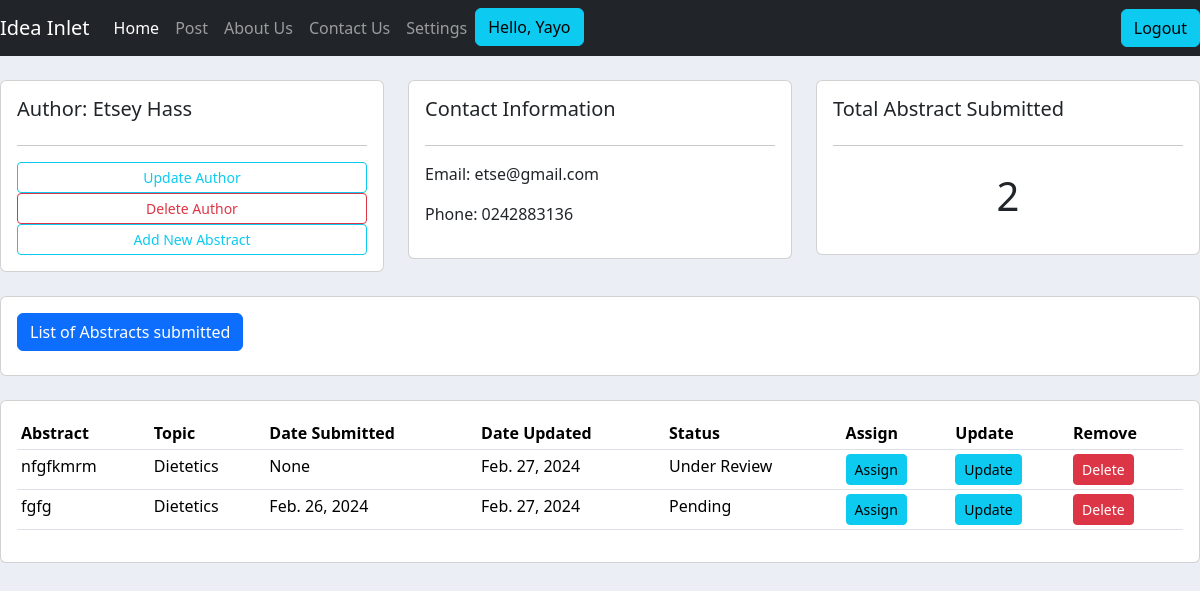
The page /author/1/ (signed in) on the database its author committed.
### abstract/models.py (models this page shows, shortened)
class Author(models.Model):
    TITLE = (
        ("Mr.", "Mr."),
        ("Mrs", "Mrs."),
        ("Dr.", "Dr."),
        ("Prof.", "Prof."),
    )
    GENDER = (
       ("Male", "Male"),
        ("Female", "Female"),
        ("Other", "Other"),
    )
    user = models.OneToOneField(User, null=True, on_delete=models.CASCADE)
    title = models.CharField(max_length=50, choices=TITLE)
    first_name = models.CharField(max_length=200, null=True)
    last_name = models.CharField(max_length=200, null=True)
    gender = models.CharField(max_length=50, choices=GENDER)
    phone = models.CharField(max_length=200, null=True)
    email = models.EmailField(max_length=200, null=True)
    profession = models.CharField(max_length=200, null=True)
    organization = models.CharField(max_length=200, null=True)
    address = models.CharField(max_length=300, null=True)
    bio = models.TextField(max_length=600, null=True, blank=True)
    date_created = models.DateTimeField(auto_now_add=True, null=True)

class Abstract(models.Model):
    STATUS = (
        ("Pending", "Pending"),
        ("Under Review", "Under Review"),
        ("Accepted", "Accepted"),
        ("Rejected.", "Rejected"),
    )
    title = models.CharField(max_length=200, null=True)
    abstract_body = models.TextField(max_length=600, null=True)
    keywords = models.CharField(max_length=300, null=True)
    author_name = models.CharField(max_length=200, null=True)
    author_email = models.EmailField(max_length=200, null=True)
    author_affiliation = models.CharField(max_length=200, null=True)
    presenter_name = models.CharField(max_length=200, null=True)
    presenter_email = models.EmailField(max_length=200, null=True)
    date_created = models.DateField(auto_now_add=True, null=True)
    date_updated = models.DateField(auto_now=True, null=True)
    upload = models.FileField(upload_to="uploads/%Y/%m/%d/", blank=True)
    status = models.CharField(max_length=50, choices=STATUS, default='Pending')
    topics = models.ManyToManyField(Topic)
    presentation_preference = models.ManyToManyField(Presentation_type)
    event = models.ForeignKey(Event, null=True, on_delete=models.SET_NULL)
    author = models.ForeignKey(Author, null=True, on_delete=models.SET_NULL)
    editors = models.ManyToManyField(Group, related_name='assigned_abstracts', blank=True)

class Topic(models.Model):
    topics = models.CharField(max_length=1000, null=True)

### abstract/decorators.py (the view)
        def wrapper_func(request, *args, **kwargs):
            group = None
            if request.user.groups.exists():
                group = request.user.groups.all()[0].name
            if group in allowed_roles:
                return  view_func(request, *args, **kwargs)
            else:
                return render(request, 'abstract/authorize.html')

### abstract/templates/abstract/author.html
{% extends 'abstract/main.html' %}
{% block content %}
<br>
<div class="row">
    <div class="col-md">
        <div class="card card-body">
            <h5>Author: {{author.first_name}} {{author.last_name}}</h5>
            <hr>
            <a class="btn btn-outline-info  btn-sm btn-block" href="">Update Author</a>
            <a class="btn btn-outline-danger  btn-sm btn-block" href="">Delete Author</a>
            <a class="btn btn-outline-info  btn-sm btn-block" href="{% url 'create_abstract' author.id %}">Add New Abstract</a>
        </div>
    </div>
    <div class="col-md">
        <div class="card card-body">
            <h5>Contact Information</h5>
            <hr>
            <p>Email: {{author.email}}</p>
            <p>Phone: {{author.phone}}</p>
        </div>
    </div>
    <div class="col-md">
        <div class="card card-body">
            <h5>Total Abstract Submitted</h5>
            <hr>
            <h1 style="text-align: center;padding: 10px">{{abstract_count}}</h1>
        </div>
    </div>
</div>
<br>
<div class="row">
    <div class="col">
        <div class="card card-body">
            <form method="get">
            <h2 class="btn btn-primary"> List of Abstracts submitted </h2>
          </form>
        </div>
    </div>
</div>
<br>
<div class="row">
    <div class="col-md">
        <div class="card card-body">
            <table class="table table-sm">
                <tr>
                    <th>Abstract</th>
                    <th>Topic</th>
                    <th>Date Submitted</th>
                    <th>Date Updated</th>
                    <th>Status</th>
                    <th>Assign</th>
                    <th>Update</th>
                    <th>Remove</th>
                </tr>
                {% for abstract in abstract_info %}
                    <tr>
                        <td>{{ abstract.title }}</td>
                        {% for topic in abstract.topics %}
                            <td>{{ topic }}</td>
                            {% endfor %}
                        <td>{{ abstract.date_created }}</td>
                        <td>{{ abstract.date_updated }}</td>
                        <td>{{ abstract.status }}</td>
                        <td><a class= "btn btn-sm btn-info" href="{% url 'assign_abstract' %}"> Assign </a></td>
                        <td><a class= "btn btn-sm btn-info" href="{% url 'update_abstract' abstract.id %}"> Update </a></td>
					    <td><a class= "btn btn-sm btn-danger" href="{% url 'delete_abstract' abstract.id %}"> Delete </a></td>
                    </tr>
				{% endfor %}
            </table>
        </div>
    </div>
</div>
{% endblock %}

### abstract/templates/abstract/navbar.html (shortened to what this page needs)
{% load static %}
<nav class="navbar navbar-expand-lg navbar-dark bg-dark">
  <a class="navbar-brand" href="{% url 'home' %}">Idea Inlet</a>
  <div class="collapse navbar-collapse" id="navbarNavAltMarkup">
    <ul class="navbar-nav">
        <a class="nav-item nav-link active" href="{% url 'home' %}">Home</a>
        <a class="nav-item nav-link" href="#">Post</a>
        <a class="nav-item nav-link" href="#">About Us</a>
        <a class="nav-item nav-link" href="{% url 'contact' %}">Contact Us</a>
      {% if not user.is_authenticated %}
        <a class="nav-item nav-link" href="{% url 'register' %}">Register</a>
        <a class="nav-item nav-link" href="{% url 'login' %}">Login</a>
      {% else %}
        {% if request.user.author %}
        <a class="nav-link" href="{% url 'account' %}">Settings</a>
        <span><a class="btn btn-info" href="{% url 'user' %}">Hello, {{request.user}} </a>
        </span>
        {% endif %}
      </ul>
    </div>
    <span><a class="btn btn-info" href="{% url 'logout' %}"> Logout</a>
      </span>
    {% endif %}
</nav>

### abstract/static/css/main.css (style rules this page uses)
body { background-color: #ebeff5; }

### rows shown on the page
Author: first_name "Etsey", last_name "Hass", email "etse@gmail.com", phone "0242883136"
Abstract: title "nfgfkmrm", date_updated "Feb. 27, 2024", status "Under Review"
Topic: topics "Dietetics" "Dietetics"
Abstract: title "fgfg", date_created "Feb. 26, 2024", date_updated "Feb. 27, 2024", status "Pending"

### other values the page prints
{{ request.user }} "Yayo"
{{ abstract_count }} "2"
{{ abstract.date_created }} "None"
